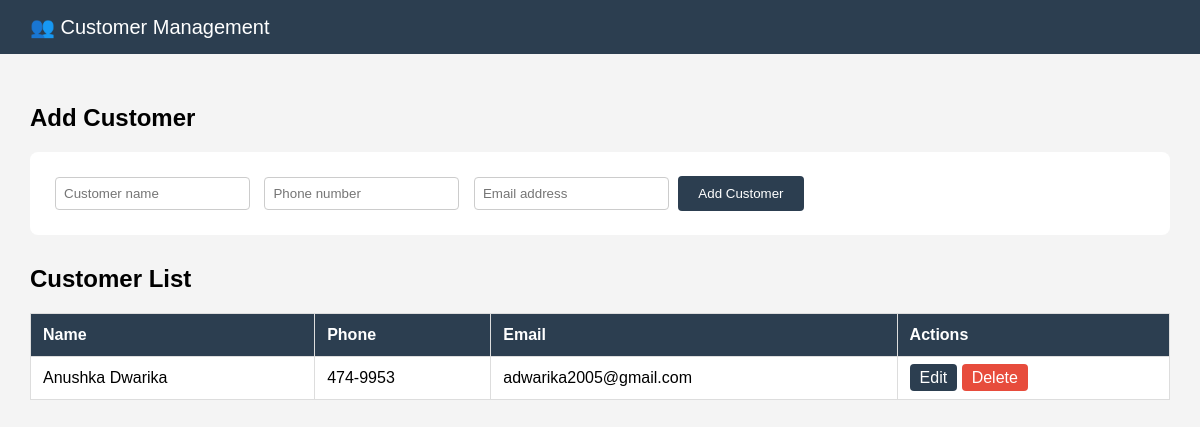
Page /customers on the committed database.
### app.py (models this page shows, shortened)
class Customer(db.Model):
    id = db.Column(db.Integer, primary_key=True)
    name = db.Column(db.String(100), nullable=False)
    phone = db.Column(db.String(20))
    email = db.Column(db.String(100))

### app.py (the view)
@app.route('/customers')
def customers():
    all_customers = Customer.query.all()
    return render_template('customers.html', customers=all_customers)

### templates/customers.html (shortened to what this page needs)
<!DOCTYPE html>
<html>
<head>
</head>
<body>
    <div class="navbar">👥 Customer Management</div>
    <div class="container">
        <h2>Add Customer</h2>
        <form method="POST" action="/customers/add">
            <input type="text" name="name" placeholder="Customer name" required>
            <input type="text" name="phone" placeholder="Phone number">
            <input type="email" name="email" placeholder="Email address">
            <button type="submit">Add Customer</button>
        </form>
        <h2>Customer List</h2>
        <table>
            <tr>
                <th>Name</th><th>Phone</th><th>Email</th><th>Actions</th>
            </tr>
            {% for customer in customers %}
<tr>
    <td>{{ customer.name }}</td>
    <td>{{ customer.phone }}</td>
    <td>{{ customer.email }}</td>
    <td>
        <a href="/customers/edit/{{ customer.id }}"
           style="background:#2c3e50; color:white;
           padding:5px 10px; border-radius:4px;
           text-decoration:none;">Edit</a>
        <a href="/customers/delete/{{ customer.id }}"
           style="background:#e74c3c; color:white;
           padding:5px 10px; border-radius:4px;
           text-decoration:none;"
           onclick="return confirm('Delete this customer?')">
           Delete</a>
    </td>
</tr>
{% endfor %}
        </table>
    </div>
</body>
</html>

### templates/customers.html (style rules this page uses)
body { font-family: Arial; margin: 0; background: #f4f4f4; }
.navbar { background: #2c3e50; color: white; padding: 15px 30px; font-size: 20px; }
.container { padding: 30px; }
form { background: white; padding: 20px; border-radius: 8px; margin-bottom: 30px; }
input { padding: 8px; margin: 5px; border: 1px solid #ccc; border-radius: 4px; }
button { background: #2c3e50; color: white; padding: 10px 20px; border: none; border-radius: 4px; cursor: pointer; }
table { width: 100%; border-collapse: collapse; background: white; }
th, td { padding: 12px; border: 1px solid #ddd; text-align: left; }
th { background: #2c3e50; color: white; }

### rows in the picture
Customer: name "Anushka Dwarika", phone "474-9953", email "adwarika2005@gmail.com"
